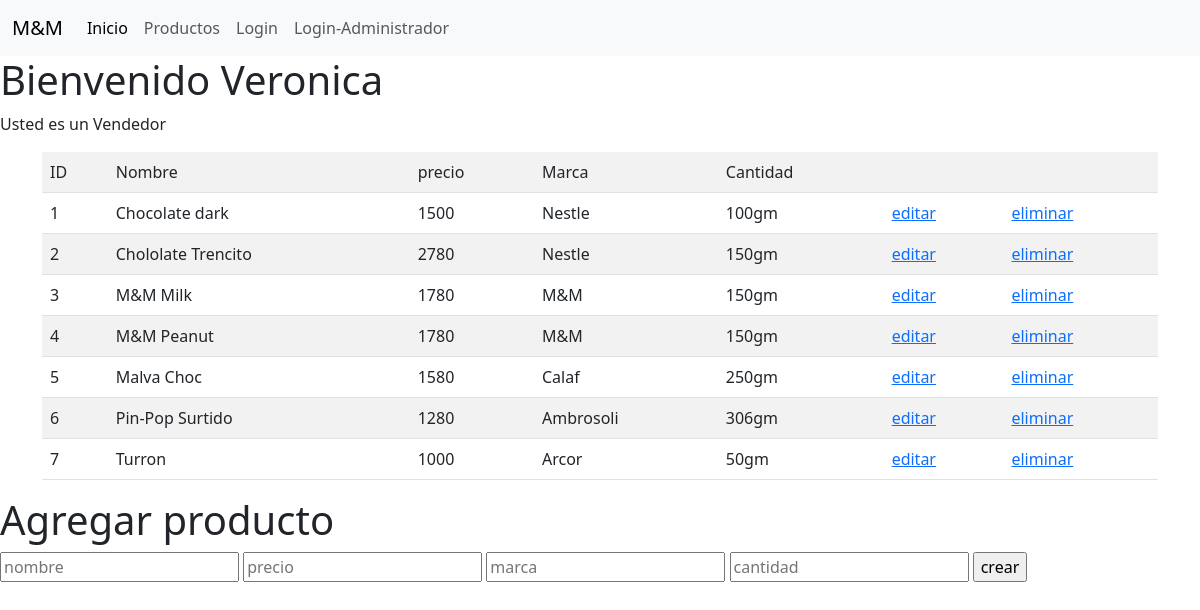
Page /panelAdmin.php (signed in) on the committed database.
### tables this page shows
CREATE TABLE `usuario` (
  `rut` varchar(20) NOT NULL,
  `clave` varchar(45) NOT NULL,
  `nombre` varchar(45) NOT NULL,
  `apellido` varchar(45) NOT NULL,
  `idPerfil` int NOT NULL,
  PRIMARY KEY (`rut`),
  KEY `idPerfil_idx` (`idPerfil`),
  CONSTRAINT `idPerfil` FOREIGN KEY (`idPerfil`) REFERENCES `perfil` (`idPerfil`)
);

CREATE TABLE `perfil` (
  `idPerfil` int NOT NULL,
  `descripcion` varchar(45) NOT NULL,
  PRIMARY KEY (`idPerfil`)
);

CREATE TABLE `producto` (
  `IdProducto` int NOT NULL AUTO_INCREMENT,
  `Nombre` varchar(45) NOT NULL,
  `Precio` int NOT NULL,
  `marca` varchar(45) NOT NULL,
  `gramos` varchar(45) NOT NULL,
  PRIMARY KEY (`IdProducto`)
);

### panelAdmin.php (the view, shortened to what this page needs)
<!DOCTYPE html>
<html lang="en">
<head>
    <link href="https://cdn.jsdelivr.net/npm/bootstrap@5.3.0/dist/css/bootstrap.min.css" rel="stylesheet">
</head>
<body>
<nav class="navbar navbar-expand-lg bg-body-tertiary">
<div class="container-fluid">
    <a class="navbar-brand" href="#">M&M</a>
    <div class="collapse navbar-collapse" id="navbarNav">
      <ul class="navbar-nav">
        <li class="nav-item">
          <a class="nav-link active" aria-current="page" href="Index.php">Inicio</a>
        </li>
        <li class="nav-item">
          <a class="nav-link" href="Productos.php">Productos</a>
        </li>
        <li class="nav-item">
          <a class="nav-link" href="acceso.php">Login</a>
        </li>
        <li class="nav-item">
          <a class="nav-link" href="accesoAdmin.php">Login-Administrador</a>
        </li>
      </ul>
    </div>
  </div>
</nav>
<?php
$serverName = "localhost";
$user = "root";
$password = "root";
$database = "tiendamm";
$conn = mysqli_connect($serverName, $user, $password, $database );
$rut = $_SESSION['rut'];
$sql = "SELECT nombre from usuario Where rut='$rut'";
$result = mysqli_query($conn, $sql);
$mostrar= mysqli_fetch_array($result);
?>
    <h1>Bienvenido <?php echo $mostrar['nombre'] ?> </h1>
    <?php
$serverName = "localhost";
$user = "root";
$password = "root";
$database = "tiendamm";
$conn = mysqli_connect($serverName, $user, $password, $database );
$rut = $_SESSION['rut'];
$sql2 = "SELECT idPerfil from usuario where rut='$rut'";
$result2 = mysqli_query($conn, $sql2);
$mostrar2 = mysqli_fetch_array($result2);
$tipousuario = $mostrar2['idPerfil'];
$sql3 = "SELECT descripcion from perfil where idPerfil='$tipousuario'";
$result3 = mysqli_query($conn, $sql3);
$mostrar3 = mysqli_fetch_array($result3)
?>
    <p>Usted es un <?php echo $mostrar3['descripcion'] ?></p>
 <?php
$serverName = "localhost";
$user = "root";
$password = "root";
$database = "tiendamm";
$conn = mysqli_connect($serverName, $user, $password, $database )
?>
<div class="container-md">
<table class="table table-striped">
    <tr>
        <td>ID</td>
        <td>Nombre</td>
        <td>precio</td>
        <td>Marca</td>
        <td>Cantidad</td>
        <td></td>
        <td></td>
    </tr>
    <?php
    $sql = "SELECT * from producto";
    $result = mysqli_query($conn, $sql);
    while($mostrar= mysqli_fetch_array($result)){
    ?>
    <tr>
        <td><?= $mostrar['IdProducto'] ?></td>
        <td><?php echo $mostrar['Nombre'] ?></td>
        <td><?php echo $mostrar['Precio'] ?> </td>
        <td><?php echo $mostrar['marca'] ?> </td>
        <td><?php echo $mostrar['gramos'] ?> </td>
        <td><a href="update.php?id=<?= $mostrar['IdProducto']?>">editar</a></td>
        <td><a href="eliminar.php?id=<?= $mostrar['IdProducto']?>">eliminar</a></td>
    </tr>
<?php
}
?>
</table>
</div>
<div>
        <form action="crear.php" method="POST">
            <h1>Agregar producto</h1>
            <input type="text" name="Nombre" placeholder="nombre" >
            <input type="text" name="Precio" placeholder="precio" >
            <input type="text" name="marca" placeholder="marca" >
            <input type="text" name="gramos" placeholder="cantidad">
            <input type="submit" value="crear">
        </form>
    </div>
</body>
</html>

### rows in the picture
usuario: nombre "Veronica"
perfil: descripcion "Vendedor"
producto: IdProducto "1", Nombre "Chocolate dark", Precio "1500", marca "Nestle", gramos "100gm"
producto: IdProducto "2", Nombre "Chololate Trencito", Precio "2780", marca "Nestle", gramos "150gm"
producto: IdProducto "3", Nombre "M&M Milk", Precio "1780", marca "M&M", gramos "150gm"
producto: IdProducto "4", Nombre "M&M Peanut", Precio "1780", marca "M&M", gramos "150gm"
producto: IdProducto "5", Nombre "Malva Choc", Precio "1580", marca "Calaf", gramos "250gm"
producto: IdProducto "6", Nombre "Pin-Pop Surtido", Precio "1280", marca "Ambrosoli", gramos "306gm"
producto: IdProducto "7", Nombre "Turron", Precio "1000", marca "Arcor", gramos "50gm"
